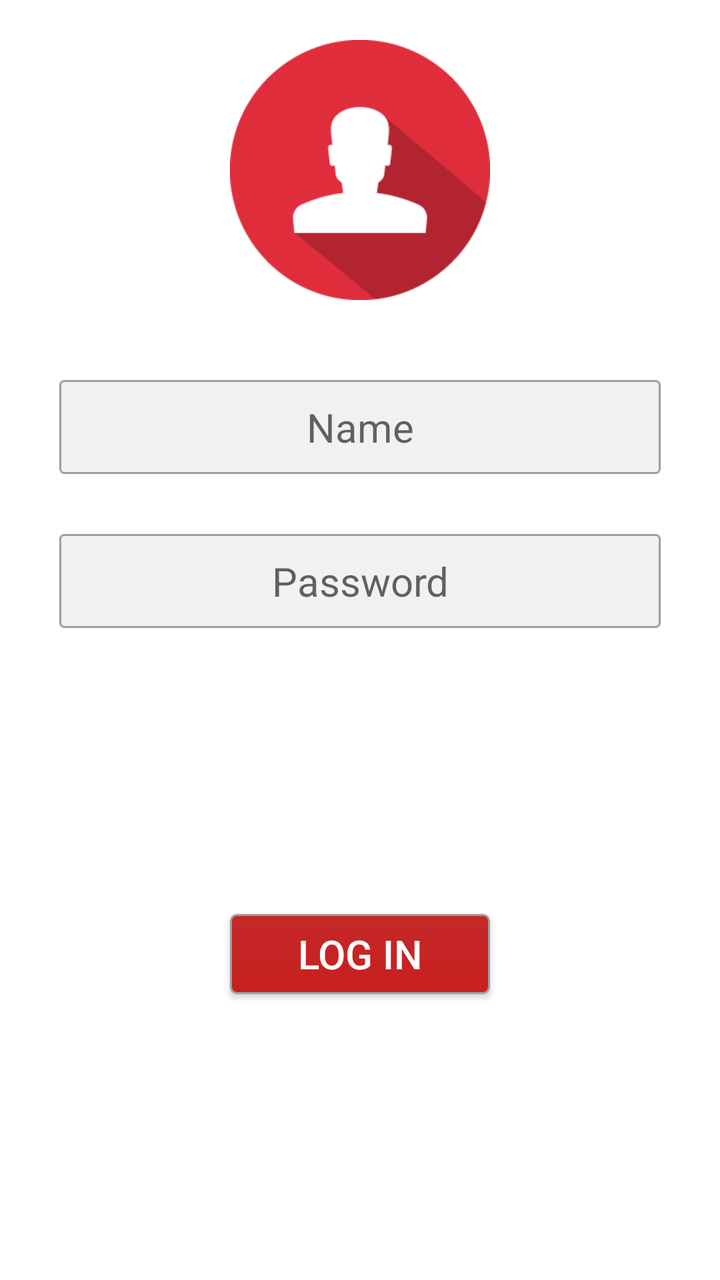
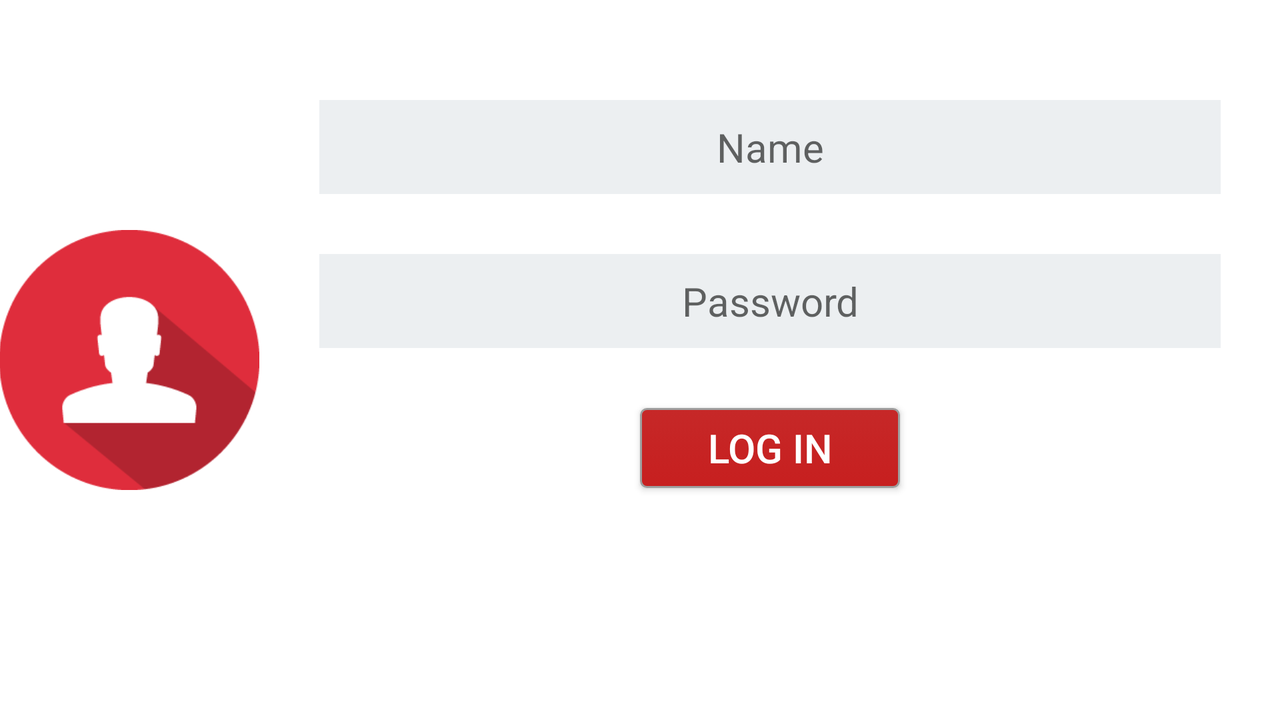

Two renders of one Android screen. The first uses the default layout on a phone; the second uses the alternative layout the repository ships for a different screen configuration, on a matching device. The two XML files are below.
<!-- AndroidManifest.xml: application theme AppTheme -->
<!-- res/layout/admin_login.xml -->
<LinearLayout xmlns:android="http://schemas.android.com/apk/res/android"
    xmlns:tools="http://schemas.android.com/tools"
    android:layout_width="match_parent"
    android:layout_height="match_parent"
    android:background="#ffffff"
    android:orientation="vertical"
    android:paddingBottom="@dimen/activity_vertical_margin"
    android:paddingLeft="@dimen/activity_horizontal_margin"
    android:paddingRight="@dimen/activity_horizontal_margin"
    android:paddingTop="@dimen/activity_vertical_margin"
    tools:context=".MainActivity">

    <ImageView
        android:id="@+id/button"
        android:layout_width="130dp"
        android:layout_height="130dp"
        android:layout_gravity="center"
        android:layout_marginTop="20dp"
        android:background="@drawable/admin" />


    <EditText
        android:id="@+id/username"
        android:layout_width="fill_parent"
        android:layout_height="wrap_content"
        android:layout_marginLeft="30dp"
        android:layout_marginRight="30dp"
        android:layout_marginTop="40dp"
        android:background="@drawable/text_view"
        android:gravity="center"
        android:hint="Name"
        android:inputType="text"
        android:padding="10dp"
        android:textSize="20sp" />

    <EditText
        android:id="@+id/password"
        android:layout_width="fill_parent"
        android:layout_height="wrap_content"
        android:layout_marginLeft="30dp"
        android:layout_marginRight="30dp"
        android:layout_marginTop="30dp"
        android:background="@drawable/text_view"
        android:gravity="center"
        android:hint="Password"
        android:inputType="textPassword"

        android:padding="10dp"
        android:textSize="20sp" />

    <RelativeLayout
        android:layout_width="match_parent"
        android:layout_height="match_parent">

        <Button
            android:id="@+id/Button01"
            android:layout_width="130dp"
            android:layout_height="40dp"
            android:layout_centerInParent="true"
            android:layout_gravity="center_horizontal"
            android:background="@drawable/mybutton"
            android:text="Log IN"
            android:textColor="#ffffff"
            android:textSize="20sp" />

    </RelativeLayout>


    <TextView
        android:id="@+id/tv"
        android:layout_width="wrap_content"
        android:layout_height="wrap_content"
        android:visibility="invisible" />


</LinearLayout>
<!-- resources referenced by this layout -->
<resources>
  <!-- drawable admin: png bitmap (drawable, 8557 bytes) -->
  <!-- drawable mybutton (drawable) -->
  <?xml version="1.0" encoding="utf-8"?>
  
  <selector xmlns:android="http://schemas.android.com/apk/res/android">
      <item android:state_pressed="true">
          <shape android:shape="rectangle">
              <corners android:radius="3dip" />
              <stroke android:width="1dip" android:color="#9e9e9e" />
              <gradient android:angle="-90" android:endColor="#ffd41c1c" android:startColor="#ff9f1d1d" />
          </shape>
      </item>
      <item android:state_focused="true">
          <shape android:shape="rectangle">
              <corners android:radius="3dip" />
              <stroke android:width="1dip" android:color="#9e9e9e" />
              <solid android:color="#ffb71c1c" />
          </shape>
      </item>
      <item>
          <shape android:shape="rectangle">
              <corners android:radius="3dip" />
              <stroke android:width="1dip" android:color="#9e9e9e" />
              <gradient android:angle="-90" android:endColor="#ffc71f1f" android:startColor="#c62828" />
          </shape>
      </item>
  </selector>
  <!-- drawable text_view (drawable) -->
  <?xml version="1.0" encoding="UTF-8"?>
  
  <shape xmlns:android="http://schemas.android.com/apk/res/android">
      <solid android:color="#f1f1f1" />
      <stroke android:width="1dp" android:color="#9e9e9e" />
      <corners android:radius="2dip" />
      <padding android:left="1dp" android:top="1dp" android:right="1dp"
          android:bottom="1dp" />
  </shape>
  <style name="AppTheme" parent="Theme.AppCompat.Light.DarkActionBar">
          
          <item name="colorPrimary">@color/colorPrimary</item>
          <item name="colorPrimaryDark">@color/colorPrimaryDark</item>
          <item name="colorAccent">@color/colorAccent</item>
      </style>
  <color name="colorPrimary">#b71c1c</color>
  <color name="colorPrimaryDark">#ff9b1b1e</color>
  <color name="colorAccent">#b71c1c</color>
</resources>
<!-- res/layout-land/admin_login.xml (the repository's variant of the layout above) -->
<!-- drawn on the phone turned sideways -->
<LinearLayout xmlns:android="http://schemas.android.com/apk/res/android"
    xmlns:tools="http://schemas.android.com/tools"
    android:layout_width="match_parent"
    android:layout_height="match_parent"
    android:background="#ffffff"
    android:orientation="horizontal"
    android:paddingBottom="@dimen/activity_vertical_margin"
    android:paddingLeft="@dimen/activity_horizontal_margin"
    android:paddingRight="@dimen/activity_horizontal_margin"
    android:paddingTop="@dimen/activity_vertical_margin"
    tools:context=".MainActivity">

    <ImageView
        android:id="@+id/button"
        android:layout_width="130dp"
        android:layout_height="130dp"
        android:layout_gravity="center"
        android:background="@drawable/admin" />

    <LinearLayout
        android:layout_width="match_parent"
        android:layout_height="wrap_content"
        android:orientation="vertical">


        <EditText
            android:id="@+id/username"
            android:layout_width="fill_parent"
            android:layout_height="wrap_content"
            android:layout_marginLeft="30dp"
            android:layout_marginRight="30dp"
            android:layout_marginTop="50dp"
            android:background="#ECEFF1"
            android:gravity="center"
            android:hint="Name"
            android:inputType="text"
            android:padding="10dp"
            android:textSize="20sp" />

        <EditText
            android:id="@+id/password"
            android:layout_width="fill_parent"
            android:layout_height="wrap_content"
            android:layout_marginLeft="30dp"
            android:layout_marginRight="30dp"
            android:layout_marginTop="30dp"
            android:background="#ECEFF1"
            android:gravity="center"
            android:hint="Password"
            android:inputType="textPassword"
            android:padding="10dp"
            android:textSize="20sp" />

        <Button
            android:id="@+id/Button01"
            android:layout_width="130dp"
            android:layout_height="40dp"
            android:layout_gravity="center_horizontal"
            android:layout_marginTop="30dp"
            android:background="@drawable/mybutton"
            android:text="Log IN"
            android:textColor="#ffffff"
            android:textSize="20sp" />

        <TextView
            android:id="@+id/tv"
            android:layout_width="wrap_content"
            android:layout_height="wrap_content" />
    </LinearLayout>


</LinearLayout>
<!-- resources referenced by the variant -->
<!-- as the phone turned sideways resolves them -->
<resources>
  <!-- drawable admin: png bitmap (drawable, 8557 bytes) -->
  <!-- drawable mybutton (drawable) -->
  <?xml version="1.0" encoding="utf-8"?>
  
  <selector xmlns:android="http://schemas.android.com/apk/res/android">
      <item android:state_pressed="true">
          <shape android:shape="rectangle">
              <corners android:radius="3dip" />
              <stroke android:width="1dip" android:color="#9e9e9e" />
              <gradient android:angle="-90" android:endColor="#ffd41c1c" android:startColor="#ff9f1d1d" />
          </shape>
      </item>
      <item android:state_focused="true">
          <shape android:shape="rectangle">
              <corners android:radius="3dip" />
              <stroke android:width="1dip" android:color="#9e9e9e" />
              <solid android:color="#ffb71c1c" />
          </shape>
      </item>
      <item>
          <shape android:shape="rectangle">
              <corners android:radius="3dip" />
              <stroke android:width="1dip" android:color="#9e9e9e" />
              <gradient android:angle="-90" android:endColor="#ffc71f1f" android:startColor="#c62828" />
          </shape>
      </item>
  </selector>
  <style name="AppTheme" parent="Theme.AppCompat.Light.DarkActionBar">
          
          <item name="colorPrimary">@color/colorPrimary</item>
          <item name="colorPrimaryDark">@color/colorPrimaryDark</item>
          <item name="colorAccent">@color/colorAccent</item>
      </style>
  <color name="colorPrimary">#b71c1c</color>
  <color name="colorPrimaryDark">#ff9b1b1e</color>
  <color name="colorAccent">#b71c1c</color>
</resources>
